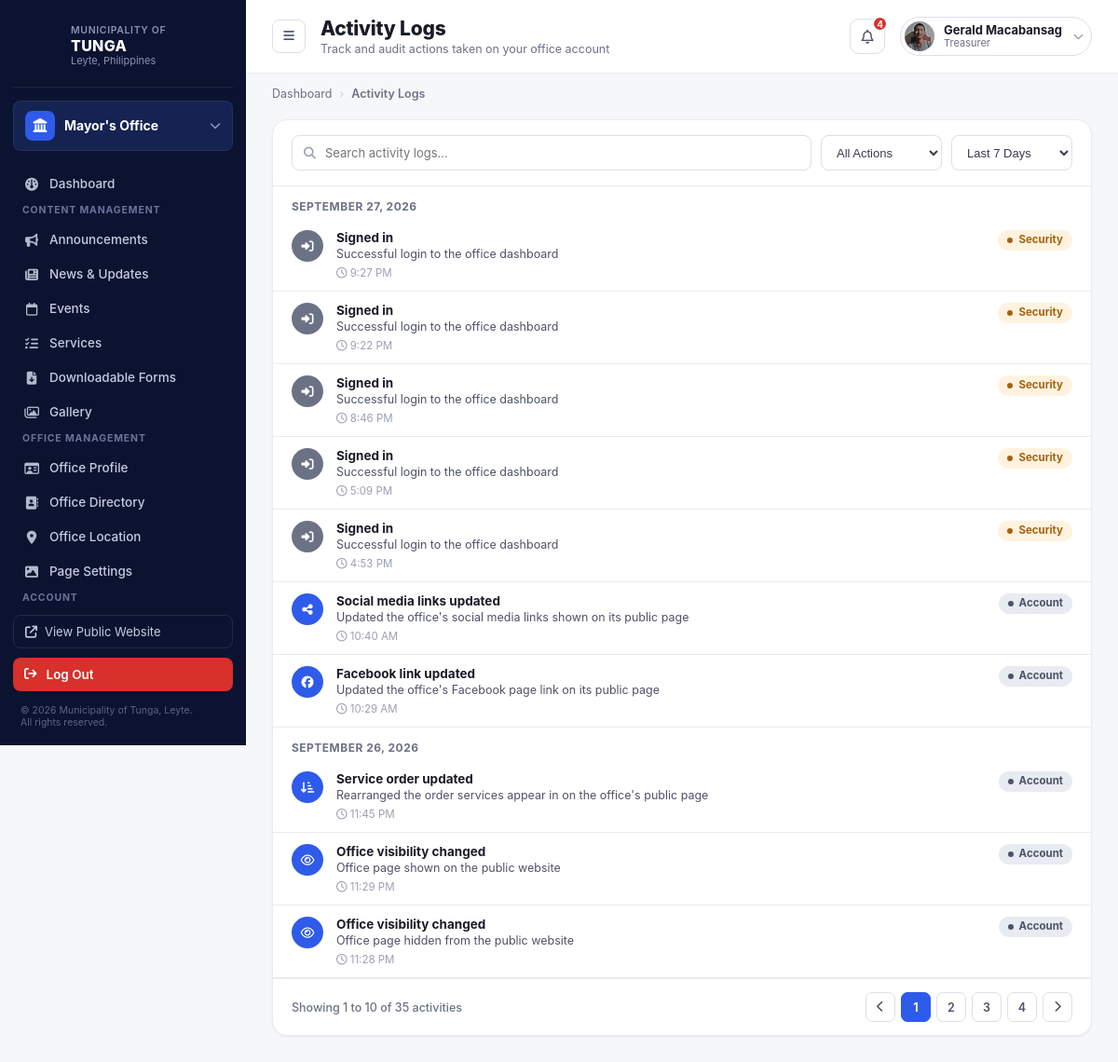
The page /office-dashboard/office-log (signed in) on the database as committed earlier.
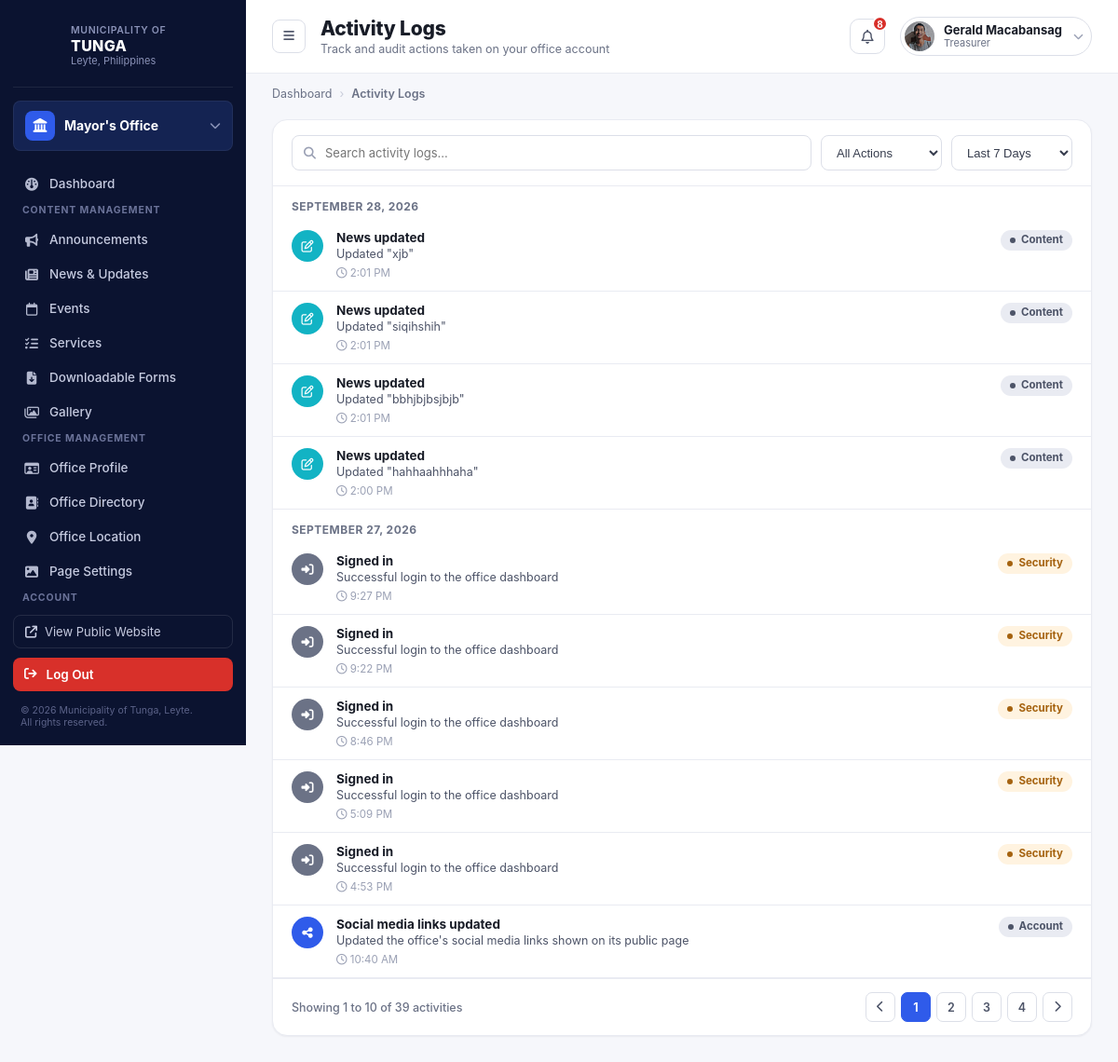
The same page on the database as committed later.
### office_dashboard/models.py (models this page shows, shortened)
class OfficeRepresentative(models.Model):
    user = models.OneToOneField(User, on_delete=models.CASCADE, related_name="office_rep")
    office = models.OneToOneField(Office, on_delete=models.CASCADE, related_name="representative")
    position = models.CharField(max_length=100, blank=True)
    mobile_number = models.CharField(max_length=20, blank=True)
    photo = models.ImageField(upload_to="rep_photos/", blank=True, null=True)   # ADD THIS LINE
    @property
    def unread_notifications_count(self):
        return self.notifications.filter(is_read=False).count()
    @property
    def recent_notifications(self):
        return self.notifications.order_by('-created_at')[:5]

class ActivityLog(models.Model):
    CATEGORY_CHOICES = [
        ("content", "Content"),
        ("account", "Account"),
        ("security", "Security"),
    ]
    representative = models.ForeignKey(
        OfficeRepresentative,
        on_delete=models.CASCADE,
        related_name="activity_logs"
    )
    title = models.CharField(max_length=255)
    description = models.CharField(max_length=500, blank=True)
    category = models.CharField(max_length=20, choices=CATEGORY_CHOICES, default="content")
    icon = models.CharField(max_length=50, default="fa-solid fa-circle-info")
    icon_color = models.CharField(max_length=20, default="var(--blue-600)")
    created_at = models.DateTimeField(auto_now_add=True)
    class Meta:
        ordering = ["-created_at"]

### offices/models.py (models this page shows, shortened)
class Office(models.Model):
    name = models.CharField(max_length=100)
    slug = models.SlugField(unique=True, max_length=150)
    logo = models.ImageField(upload_to="office_logos/", blank=True, null=True)
    about = models.TextField(blank=True)
    description = models.TextField(blank=True)
    head_name = models.CharField(max_length=255, blank=True)
    position_title = models.CharField(max_length=255, blank=True)
    office_hours = models.CharField(max_length=255, blank=True)
    location = models.CharField(max_length=255, blank=True)
    email = models.EmailField(blank=True)
    telephone = models.CharField(max_length=100, blank=True)
    service_pledge = models.TextField(blank=True)
    mandate = models.TextField(blank=True)
    vision = models.TextField(blank=True)
    mission = models.TextField(blank=True)
    goal = models.TextField(blank=True)
    objective = models.TextField(blank=True)
    facebook_url = models.URLField(
        blank=True,
        help_text="Link to this office's official Facebook page, shown as an icon on its public page.",
    )
    twitter_url = models.URLField(
        blank=True,
        help_text="Link to this office's official X (Twitter) page, shown as an icon on its public page.",
    )
    instagram_url = models.URLField(
        blank=True,
        help_text="Link to this office's official Instagram page, shown as an icon on its public page.",
    )
    youtube_url = models.URLField(
        blank=True,
        help_text="Link to this office's official YouTube channel, shown as an icon on its public page.",
    )
    hero_image = models.ImageField(
        upload_to="office_hero/",
        blank=True,
        null=True,
        help_text="Banner image shown at the top of this office's public page. Defaults to the standard municipal hall photo when empty.",
    )
    is_visible = models.BooleanField(
        default=True,
        help_text="Uncheck to hide this office from the public Offices page."
    )

### office_dashboard/views.py (the view)
# urls.py: path('office-log', views.activity_log, name='log'),
@office_rep_required
def activity_log(request, rep):
    logs = rep.activity_logs.all()
    q = request.GET.get('q', '').strip()
    if q:
        logs = logs.filter(title__icontains=q)
    category = request.GET.get('category', '')
    if category:
        logs = logs.filter(category=category)
    range_ = request.GET.get('range', '7')
    if range_ != 'all':
        since = timezone.now() - timedelta(days=int(range_))
        logs = logs.filter(created_at__gte=since)
    paginator = Paginator(logs, 10)
    page_obj = paginator.get_page(request.GET.get('page'))
    today = timezone.localdate()
    yesterday = today - timedelta(days=1)
    grouped = []
    for log_date, items in groupby(page_obj.object_list, key=lambda l: timezone.localtime(l.created_at).date()):
        items = list(items)
        if log_date == today:
            label = f"Today · {log_date.strftime('%B %d, %Y')}"
        elif log_date == yesterday:
            label = f"Yesterday · {log_date.strftime('%B %d, %Y')}"
        else:
            label = log_date.strftime('%B %d, %Y')
        grouped.append({"label": label, "items": items})
    return render(request, "office_dashboard/activity-logs.html", {
        "rep": rep,
        "page_obj": page_obj,
        "grouped_logs": grouped,
        "current_q": q,
        "current_category": category,
        "current_range": range_,
    })

### admin_dashboard/context_processors.py (called while the page is built)
def site_contact_info(request):
    return {"site_contact": SiteContactInfo.get_solo()}

def is_super_admin(request):
    if not request.user.is_authenticated:
        return {"is_super_admin": False}
    return {"is_super_admin": SuperAdmin.objects.filter(user=request.user).exists()}

def ticker_announcements(request):
    from office_dashboard.models import Announcement
    announcements = list(
        Announcement.objects.filter(status='published').order_by('-date_posted', '-created_at')[:5]
    )
    return {"ticker_announcements": announcements}

### admin_dashboard/models.py (called while the page is built)
    @classmethod
    def get_solo(cls):
        obj, _ = cls.objects.get_or_create(pk=1, defaults={
            'phone': '(053) 456 789',
            'phone_local': 'Local 100',
            'email': 'tunga@gmail.com',
            'email_secondary': 'info@tunga.gov.ph',
            'address': '2nd Floor, Municipal Hall, Tunga, Leyte',
            'facebook_name': 'Municipality of Tunga - Official',
            'office_hours': 'Monday – Friday, 8:00 AM – 5:00 PM',
        })
        return obj

### templates/office_dashboard/activity-logs.html (shortened to what the changed rows need)
{% extends "representative_dashboard_base.html" %}
{% load static %}
{% block content %}
  <div class="main">
    <header class="topbar">
      <div class="topbar-left">
        <div class="page-heading">
          <h1>Activity Logs</h1>
        </div>
      </div>
      <div class="topbar-right">
        <button class="icon-button" id="notifBellBtn" type="button" aria-haspopup="true" aria-expanded="false"><i class="fa-regular fa-bell"></i>{% if rep.unread_notifications_count > 0 %}<span class="dot">{{ rep.unread_notifications_count }}</span>{% endif %}</button>
        <div class="user-chip">
          <img src="{% if rep.photo %}{{ rep.photo.url }}{% else %}{% static 'images/icon/profile_logo.jpeg' %}{% endif %}" alt="">
          <div class="who"><div class="name">{{ rep.user.get_full_name|default:rep.user.username }}</div><div class="role">{{ rep.position|default:"Office Representative" }}</div></div>
          <i class="fa-solid fa-chevron-down chev"></i>
        </div>
      </div>
    </header>
    <main class="content">
      <section class="panel">
                <form method="get" class="filters-row">
                  <label class="field search" style="flex:1;"><i class="fa-solid fa-magnifying-glass"></i><input type="text" name="q" value="{{ current_q }}" placeholder="Search activity logs..." onchange="this.form.submit()"></label>
                  <select class="field" name="category" onchange="this.form.submit()">
                  </select>
                  <select class="field" name="range" onchange="this.form.submit()">
                  </select>
                </form>
                {% for day in grouped_logs %}
                  <div class="log-day-label">{{ day.label }}</div>
                  {% for log in day.items %}
                  <div class="log-item">
                    <span class="log-icon" style="--icon-bg: {{ log.icon_color }};"><i class="{{ log.icon }}"></i></span>
                    <div class="log-body">
                      <div class="log-title">{{ log.title }}</div>
                      {% if log.description %}<div class="log-desc">{{ log.description }}</div>{% endif %}
                      <div class="log-meta"><i class="fa-regular fa-clock"></i> {{ log.created_at|date:"g:i A" }}</div>
                    </div>
                    <span class="badge badge-{% if log.category == 'security' %}amber{% else %}gray{% endif %}">{{ log.get_category_display }}</span>
                  </div>
                  {% endfor %}
                {% empty %}
                  <p style="text-align:center;color:var(--gray-400);padding:24px;">No activity yet.</p>
                {% endfor %}
                <div class="pagination">
                  <span>
                    {% if page_obj.paginator.count == 0 %}No activity found{% else %}Showing {{ page_obj.start_index }} to {{ page_obj.end_index }} of {{ page_obj.paginator.count }} activities{% endif %}
                  </span>
                  <div class="page-nums">
                    {% if page_obj.has_previous %}
                      <a class="page-btn" href="?page={{ page_obj.previous_page_number }}&q={{ current_q }}&category={{ current_category }}&range={{ current_range }}"><i class="fa-solid fa-chevron-left"></i></a>
                    {% else %}
                      <span class="page-btn"><i class="fa-solid fa-chevron-left"></i></span>
                    {% endif %}
                    {% for num in page_obj.paginator.page_range %}
                      {% if num == page_obj.number %}
                        <span class="page-btn active">{{ num }}</span>
                      {% else %}
                        <a class="page-btn" href="?page={{ num }}&q={{ current_q }}&category={{ current_category }}&range={{ current_range }}">{{ num }}</a>
                      {% endif %}
                    {% endfor %}
                    {% if page_obj.has_next %}
                      <a class="page-btn" href="?page={{ page_obj.next_page_number }}&q={{ current_q }}&category={{ current_category }}&range={{ current_range }}"><i class="fa-solid fa-chevron-right"></i></a>
                    {% else %}
                      <span class="page-btn"><i class="fa-solid fa-chevron-right"></i></span>
                    {% endif %}
                  </div>
                </div>
      </section>
    </main>
  </div>
</div>
{% endblock %}

### templates/representative_dashboard_base.html (shortened to what the changed rows need)
<!DOCTYPE html>
{% load static %}
<html lang="en">
<head>
<link rel="stylesheet" href="{% static 'css/office_rep_style.css' %}">
<link rel="stylesheet" href="https://cdnjs.cloudflare.com/ajax/libs/font-awesome/6.5.1/css/all.min.css">
</head>
<body data-page="{% block body_page %}dashboard{% endblock %}">
<div class="app-shell">
  <aside class="sidebar" id="sidebar">
    <div class="office-switcher">
      <span class="icon"><i class="fa-solid fa-landmark"></i></span>
      <span class="label">{{ rep.office.name }}</span>
      <i class="fa-solid fa-chevron-down chev"></i>
    </div>
      {% url 'office_dashboard:dashboard' as dashboard_url %}
      {% url 'office_dashboard:rep_announce' as announce_url %}
      {% url 'office_dashboard:news_update' as news_url %}
      {% url 'office_dashboard:event' as event_url %}
      {% url 'office_dashboard:services' as services_url %}
      {% url 'office_dashboard:downloadable_form' as forms_url %}
      {% url 'office_dashboard:gallery' as gallery_url %}
      {% url 'office_dashboard:profile' as profile_url %}
      {% url 'office_dashboard:directory' as directory_url %}
      {% url 'office_dashboard:location' as location_url %}
      {% url 'office_dashboard:page_settings' as page_settings_url %}
      {% url 'office_dashboard:account' as account_url %}
      {% url 'office_dashboard:change_pass' as changepass_url %}
      {% url 'office_dashboard:notification' as notif_url %}
      {% url 'office_dashboard:log' as log_url %}
  </aside>
    {% block content %}
    {% endblock %}
</body>
</html>

Rows that differ between the two databases and show on the page:
no longer on this page (row unchanged): ActivityLog: title "Facebook link updated", description "Updated the office's Facebook page link on its public page", created_at "10:29 AM", category "Account", icon_color "var(--blue-600)" (drawn), shown under "SEPTEMBER 27, 2026"
no longer on this page (row unchanged): ActivityLog: title "Service order updated", description "Rearranged the order services appear in on the office's public page", created_at "11:45 PM", category "Account", icon_color "var(--blue-600)" (drawn), shown under "SEPTEMBER 26, 2026"
no longer on this page (row unchanged): ActivityLog: title "Office visibility changed", description "Office page shown on the public website", created_at "11:29 PM", category "Account", icon_color "var(--blue-600)" (drawn), shown under "SEPTEMBER 26, 2026"
no longer on this page (row unchanged): ActivityLog: title "Office visibility changed", description "Office page hidden from the public website", created_at "11:28 PM", category "Account", icon_color "var(--blue-600)" (drawn), shown under "SEPTEMBER 26, 2026"
computed for OfficeRepresentative "Treasurer": unread_notifications_count "4" → "8"
added ActivityLog: title "News updated", description "Updated \"xjb\"", created_at "2:01 PM", category "Content", icon_color "#12b3c4" (drawn), shown under "SEPTEMBER 28, 2026"
added ActivityLog: title "News updated", description "Updated \"siqihshih\"", created_at "2:01 PM", category "Content", icon_color "#12b3c4" (drawn), shown under "SEPTEMBER 28, 2026"
added ActivityLog: title "News updated", description "Updated \"bbhjbjbsjbjb\"", created_at "2:01 PM", category "Content", icon_color "#12b3c4" (drawn), shown under "SEPTEMBER 28, 2026"
added ActivityLog: title "News updated", description "Updated \"hahhaahhhaha\"", created_at "2:00 PM", category "Content", icon_color "#12b3c4" (drawn), shown under "SEPTEMBER 28, 2026"
Other text that changed with them:
{{ page_obj.paginator.count }}: "35" → "39"
new list line: "SEPTEMBER 28, 2026"
list line gone: "SEPTEMBER 26, 2026"
